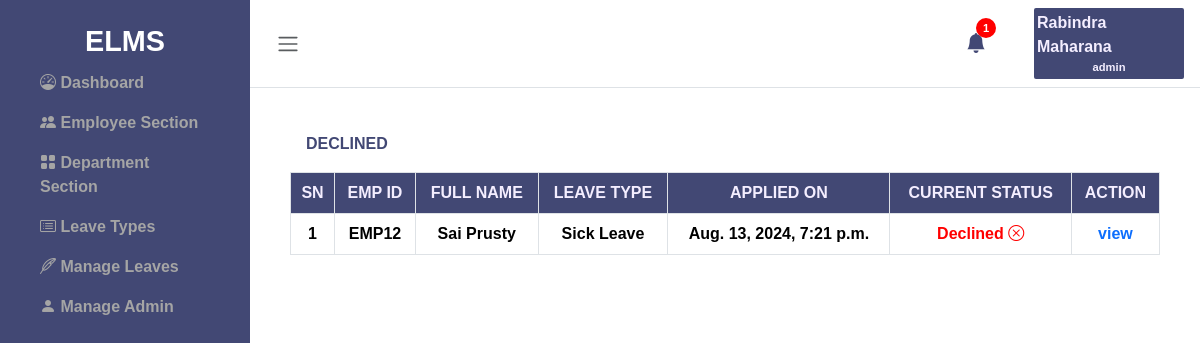
Screenshot of /leave/declined (signed in) with the database file from the repository.
### leave/models.py (models this page shows, shortened)
class admin_table(models.Model):
    user = models.ForeignKey(User, on_delete=models.CASCADE)
    fullname = models.CharField(max_length=255)
    email = models.EmailField(max_length=255)
    uname = models.CharField(max_length=20)
    passwd = models.CharField(max_length=20)
    creation_date = models.DateTimeField(default=timezone.now)

class leave(models.Model):
    leavetype= models.CharField(max_length=100)
    toDate=models.DateField()
    fromDate = models.DateField()
    description = models.TextField()
    request_date = models.DateTimeField(default=timezone.now)
    adminRemark= models.TextField()
    adminRemarkDate = models.CharField(max_length=255)
    status = models.IntegerField()
    isRead = models.IntegerField()
    eid = models.ForeignKey(employee, on_delete=models.CASCADE)

class employee(models.Model):
    eid = models.CharField(max_length=100)
    fname = models.CharField(max_length=255)
    lname = models.CharField(max_length=255)
    email = models.EmailField(max_length=255)
    phone = models.CharField(max_length=20)
    department = models.CharField(max_length=100)
    gender = models.CharField(max_length=20)
    address = models.TextField()
    city = models.CharField(max_length=255)
    country = models.CharField(max_length=255)
    password = models.CharField(max_length=255)
    status = models.IntegerField(default=1)
    regdate = models.DateTimeField(default=timezone.now)

### leave/views.py (the view)
# urls.py: path('declined', views.declined_view, name='declined'),
def declined_view(request):
    admin_email=request.session.get('admin_email')
    admin_details = admin_table.objects.get(email=admin_email)
    leave_details = reversed(leave.objects.all())
    emp_details = employee.objects.all()
    dept_details = department.objects.all()
    notification = leave.objects.filter(isRead = 0).count
    notification_data = reversed(leave.objects.filter(isRead = 0))
    active_emp = employee.objects.filter(status=1)
    inactive_emp = employee.objects.filter(status=0)
    pending = leave.objects.filter(status = 0)
    declined = reversed(leave.objects.filter(status = 1))
    approved = leave.objects.filter(status = 2)
    context = {
        'leave_details': leave_details,
        'emp_details': emp_details,
        'dept_details': dept_details,
        'active_emp': active_emp,
        'inactive_emp': inactive_emp,
        'pending': pending,
        'declined': declined,
        'approved': approved,
        'admin_details': admin_details,
        'notification':notification,
        'notification_data': notification_data,
    }
    return render(request, 'admin/declined.html', context)

### leave/templates/admin/declined.html
{% extends "layout.html" %}
{% block content %}
      <div class="wrapper">
          {% include "sidebar.html" %}
          <div class="main">
            {% include "admin/nav.html" %}
              <main class="content px-3 py-2">
                  <div class="container-fluid">
                      <div class="mb-3">
                          <div class="container">
                            <div class="table-title p-3 d-flex justify-content-between" >
                              <span class="d-flex align-items-center">DECLINED</span>
                            </div>
                            <div class="table-container">
                            <table class="table text-center table-bordered progress-table ">
                                <thead>
                                  <tr>
                                    <th scope="col">SN</th>
                                    <th scope="col">EMP ID</th>
                                    <th scope="col">FULL NAME</th>
                                    <th scope="col">LEAVE TYPE</th>
                                    <th scope="col">APPLIED ON</th>
                                    <th scope="col">CURRENT STATUS</th>
                                    <th scope="col">ACTION</th>
                                  </tr>
                                </thead>
                                <tbody>
                                  {% for i in declined%}
                                  {% if i.status == 1 %}
                                    <tr>
                                      <td scope="row">{{forloop.counter}}</td>
                                      <td>{{i.eid.eid}}</td>
                                      <td>{{i.eid.fname}} {{i.eid.lname}}</td>
                                      <td>{{i.leavetype}}</td>
                                      <td>{{i.request_date}}</td>
                                      <td>
                                        {% if i.status == 0%}
                                          <span class="pending">Pending <i class="bi bi-clock-history"></i></span>
                                          {% elif i.status == 1%}
                                          <span class="declined">Declined <i class="bi bi-x-circle"></i></span>
                                          {%else%}
                                          <span class="approved">Approved <i class="bi bi-check-circle"></i></span>
                                        {% endif %}
                                      </td>
                                      <td> <a href="{% url 'emp_leave_details' i.id %}"><span>view</span></a></td>
                                    </tr>
                                    {% endif %}
                                    {% endfor %}
                                </tbody>
                              </table>
                            </div>
                        </div>
                      </div>
                  </div>
              </main>
          </div>
      </div>
      {% endblock content %}

### leave/templates/admin/nav.html (shortened to what this page needs)
<nav class="navbar navbar-expand px-3 border-bottom">
  <button class="btn" id="toggleSidebar" type="button" >
      <span class="navbar-toggler-icon"></span>
  </button>
  <div class="admin-profile d-flex justify-content-between align-items-center">
    <div  class="notification me-5 fs-5 dropstart">
      <span type="button" class="bi bi-bell-fill position-relative " data-bs-toggle="dropdown" aria-expanded="false">
        {% if notification == 0 %}
        <span></span>
        {% else %}
        <span class="round position-absolute top-0 start-100 translate-middle">
          {{notification}}
        </span>
        {% endif %}
      </span>
    </div>
    <div class="profile dropdown-center" >
      <div class="admin-name" type="button" data-bs-toggle="dropdown" aria-expanded="false">{{admin_details.fullname}}</div>
      <div class="emp-id" type="button" data-bs-toggle="dropdown" aria-expanded="false">{{admin_details.uname}}</div>
      </div>
  </div>
</nav>

### static/css/styles.css (style rules this page uses)
.declined { color: red; }
a { text-decoration: none; }

### static/css/sidebar.css (style rules this page uses)
* { margin: 0; padding: 0; box-sizing: border-box; }
body, html { height: 100%; font-family:'Gill Sans', 'Gill Sans MT', Calibri, 'Trebuchet MS', sans-serif; font-weight:600; }
.wrapper { display: flex; height: 100%; }
.main { margin-left: 250px; width: 100%; overflow-y: auto; transition: margin-left 0.3s ease; }
.btn { border: none; padding: 10px; cursor: pointer; }
.content { margin-top: 20px; }
.navbar { display: flex; justify-content: space-between; }
.profile { width: 150px; background-color: #424874; display: flex; align-items: center; flex-direction: column; align-items: center; color: #f4eeff; padding: 3px; border-radius: 2px; }
.emp-id { font-size: 0.7rem; }
.round { width: 20px; height: 20px; border-radius: 50%; background-color: red; display: flex; align-items: center; justify-content: center; color: white; font-size: 0.7rem; }
.table-container { max-height: 1000px; overflow-y: scroll; }
.bi.bi-bell-fill { color: #424874; }
.table-title { color: #424874; }
.table th { background-color: #424874; color: #f4eeff; }

### rows the page displays
admin_table: fullname "Rabindra Maharana", uname "admin"
leave: eid.eid "EMP12", eid.fname "Sai", eid.lname "Prusty", leavetype "Sick Leave", request_date "Aug. 13, 2024, 7:21 p.m.", status "Declined"

### other values shown
{{ notification }} "1"
